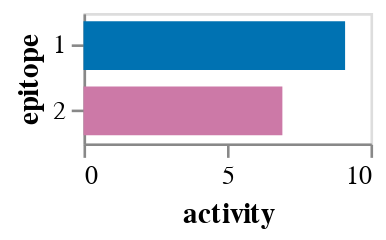
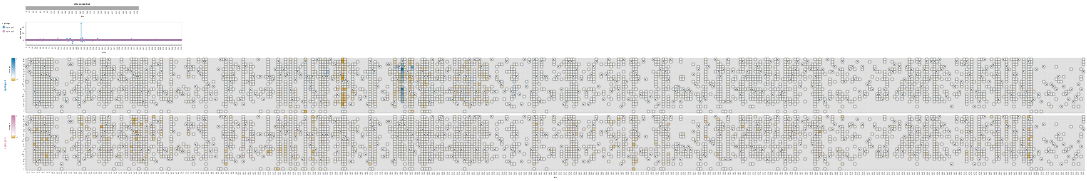

Notebook code for these charts, in order:
### Code cell
prob_escape = pd.read_csv(
    "results/prob_escape/libA_221223_1_AUSAB-07_1_prob_escape.csv", keep_default_na=False, na_values="nan"
).query(
    "`no-antibody_count` >= no_antibody_count_threshold"
)  # filter for those with sufficient no-antibody counts
assert prob_escape.notnull().all().all()

prob_escape_filtered_07 = prob_escape.loc[(prob_escape['antibody_concentration'] == 0.0010) |
                                       (prob_escape['antibody_concentration'] == 0.0015) |
                                       (prob_escape['antibody_concentration'] == 0.0023) |
                                       (prob_escape['antibody_concentration'] == 0.0034)
                                      ]

reference_sites = pd.read_csv("data/site_map.csv")["reference_site"].tolist()

model_07 = polyclonal.Polyclonal(
    n_epitopes=2,
    data_to_fit=prob_escape_filtered_07.rename(
        columns={
            "antibody_concentration": "concentration",
            "aa_substitutions_reference": "aa_substitutions",
        }
    ),
    alphabet=polyclonal.AAS_WITHSTOP_WITHGAP,
    sites=reference_sites,
    spatial_distances=spatial_distances,
)

# fit model
opt_res = model_07.fit(
    logfreq=200,
    reg_escape_weight=0.1,
    reg_uniqueness_weight=0,
    reg_uniqueness2_weight=1,
    reg_spatial_weight=0.0,
    reg_spatial2_weight=0.0005,
)

# display results
display(model_07.activity_wt_barplot())
display(model_07.mut_escape_plot(addtl_slider_stats={"times_seen": 3}, init_floor_at_zero=False))

### Figure 1 — Vega-Lite specification as saved in the notebook (floating-point values rounded to 4 significant figures)
{"config": {"view": {"continuousWidth": 400, "continuousHeight": 300}, "axis": {"grid": false}}, "data": {"name": "data-0c0b2760de236d25bef24a774fd7f5d2"}, "mark": {"type": "bar", "size": 18.75}, "encoding": {"color": {"field": "epitope", "legend": null, "scale": {"domain": ["1", "2"], "range": ["#0072B2", "#CC79A7"]}, "type": "nominal"}, "tooltip": [{"field": "epitope", "type": "nominal"}, {"field": "activity", "format": ".2f", "type": "quantitative"}], "x": {"field": "activity", "title": "activity", "type": "quantitative"}, "y": {"field": "epitope", "sort": ["1", "2"], "type": "nominal"}}, "height": {"step": 25}, "width": 110, "$schema": "https://vega.github.io/schema/vega-lite/v5.2.0.json", "datasets": {"data-0c0b2760de236d25bef24a774fd7f5d2": [{"epitope": "1", "activity": 9.115}, {"epitope": "2", "activity": 6.93}]}}

### Figure 2 — Vega-Lite specification as saved in the notebook (floating-point values rounded to 4 significant figures; data arrays with more than 128 entries replaced by an {"elided": "..."} marker saying what was removed)
{"config": {"view": {"continuousWidth": 400, "continuousHeight": 300}, "axis": {"grid": false, "labelOverlap": "parity"}, "padding": 10}, "vconcat": [{"data": {"name": "data-0a53800a1cce6313bf06d42fcfe47bbb"}, "mark": "rect", "encoding": {"color": {"value": "gray"}, "tooltip": [{"field": "site", "type": "nominal"}], "x": {"field": "site", "sort": {"field": "_stat_site_order", "order": "ascending"}, "type": "ordinal"}}, "height": 11, "params": [{"name": "parameter008", "select": {"type": "interval", "encodings": ["x"], "mark": {"stroke": "black", "strokeWidth": 2}}}, {"name": "floor_at_zero", "select": {"type": "point", "fields": ["floor"]}, "bind": {"input": "radio", "options": [0, -1.355], "labels": ["yes", "no"], "name": "floor escape at zero"}, "value": [{"floor": -1.355}]}, {"name": "parameter008", "select": {"type": "interval", "encodings": ["x"], "mark": {"stroke": "black", "strokeWidth": 2}}}, {"name": "parameter005", "select": {"type": "point", "fields": ["cutoff"]}, "bind": {"input": "range", "max": 200.0, "min": 1.0, "name": "minimum times_seen"}, "value": [{"cutoff": 3}]}, {"name": "parameter006", "select": {"type": "point", "fields": ["cutoff"]}, "bind": {"input": "range", "max": 7.178, "min": -1.355, "name": "minimum max of escape at site"}, "value": [{"cutoff": -1.355}]}], "title": "site zoom bar", "width": 500}, {"layer": [{"mark": {"type": "line", "opacity": 0.7, "size": 1}, "encoding": {"color": {"field": "epitope", "legend": {"orient": "left"}, "scale": {"domain": ["epitope 1", "epitope 2"], "range": ["#0072B2", "#CC79A7"]}, "type": "nominal"}, "tooltip": [{"field": "site", "type": "nominal"}, {"field": "epitope", "type": "nominal"}, {"field": "_stat_site_val", "format": ".3g", "title": "site escape", "type": "quantitative"}, {"field": "wildtype", "type": "nominal"}], "x": {"field": "site", "sort": {"field": "_stat_site_order", "order": "ascending"}, "type": "ordinal"}, "y": {"field": "_stat_site_val", "scale": {"zero": true}, "title": "site escape", "type": "quantitative"}}, "params": [{"name": "site_stat", "select": {"type": "point", "fields": ["_stat_site_stat"]}, "bind": {"input": "radio", "options": ["_stat_sum", "_stat_mean", "_stat_max", "_stat_min"], "labels": ["sum", "mean", "max", "min"], "name": "site escape statistic"}, "value": [{"_stat_site_stat": "_stat_sum"}]}, {"name": "parameter007", "select": {"type": "point", "fields": ["_stat_show_line"]}, "bind": {"input": "radio", "options": [true, false], "labels": ["yes", "no"], "name": "show line on site plot"}, "value": [{"_stat_show_line": true}]}, {"name": "floor_at_zero", "select": {"type": "point", "fields": ["floor"]}, "bind": {"input": "radio", "options": [0, -1.355], "labels": ["yes", "no"], "name": "floor escape at zero"}, "value": [{"floor": -1.355}]}, {"name": "parameter008", "select": {"type": "interval", "encodings": ["x"], "mark": {"stroke": "black", "strokeWidth": 2}}}, {"name": "parameter005", "select": {"type": "point", "fields": ["cutoff"]}, "bind": {"input": "range", "max": 200.0, "min": 1.0, "name": "minimum times_seen"}, "value": [{"cutoff": 3}]}, {"name": "parameter006", "select": {"type": "point", "fields": ["cutoff"]}, "bind": {"input": "range", "max": 7.178, "min": -1.355, "name": "minimum max of escape at site"}, "value": [{"cutoff": -1.355}]}], "transform": [{"lookup": "site", "from": {"data": {"name": "data-522979d0c58a1371ae01d28bb08a462a"}, "key": "site", "fields": ["wildtype", "_stat_site_order"]}}, {"calculate": "max(datum['escape'],floor_at_zero['floor'])", "as": "_stat"}, {"filter": "((datum['times_seen'] >= (parameter005['cutoff'] - 1e-06)) || (!isNumber(datum['times_seen'])))"}, {"joinaggregate": [{"op": "max", "field": "_stat", "as": "_stat_site_max"}], "groupby": ["site"]}, {"filter": "((datum['_stat_site_max'] >= (parameter006['cutoff'] - 1e-06)) || (!isNumber(datum['_stat_site_max'])))"}, {"calculate": "(datum.wildtype !== datum.mutant)", "as": "_stat_not_wildtype"}, {"joinaggregate": [{"op": "max", "field": "_stat_not_wildtype", "as": "_stat_site_has_non_wildtype"}], "groupby": ["site"]}, {"filter": "datum['_stat_site_has_non_wildtype']"}, {"filter": {"param": "parameter008"}}, {"filter": "(datum.wildtype !== datum.mutant)"}, {"aggregate": [{"op": "sum", "field": "_stat", "as": "_stat_sum"}, {"op": "mean", "field": "_stat", "as": "_stat_mean"}, {"op": "max", "field": "_stat", "as": "_stat_max"}, {"op": "min", "field": "_stat", "as": "_stat_min"}], "groupby": ["site", "wildtype", "_stat_site_order", "epitope"]}, {"fold": ["_stat_sum", "_stat_mean", "_stat_max", "_stat_min"], "as": ["_stat_site_stat", "_stat_site_val"]}, {"filter": {"param": "site_stat"}}, {"calculate": "true", "as": "_stat_show_line"}, {"filter": {"param": "parameter007"}}]}, {"mark": {"type": "circle", "opacity": 0.7}, "encoding": {"color": {"field": "epitope", "legend": {"orient": "left"}, "scale": {"domain": ["epitope 1", "epitope 2"], "range": ["#0072B2", "#CC79A7"]}, "type": "nominal"}, "tooltip": [{"field": "site", "type": "nominal"}, {"field": "epitope", "type": "nominal"}, {"field": "_stat_site_val", "format": ".3g", "title": "site escape", "type": "quantitative"}, {"field": "wildtype", "type": "nominal"}], "x": {"field": "site", "sort": {"field": "_stat_site_order", "order": "ascending"}, "type": "ordinal"}, "y": {"field": "_stat_site_val", "scale": {"zero": true}, "title": "site escape", "type": "quantitative"}}, "transform": [{"lookup": "site", "from": {"data": {"name": "data-522979d0c58a1371ae01d28bb08a462a"}, "key": "site", "fields": ["wildtype", "_stat_site_order"]}}, {"calculate": "max(datum['escape'],floor_at_zero['floor'])", "as": "_stat"}, {"filter": "((datum['times_seen'] >= (parameter005['cutoff'] - 1e-06)) || (!isNumber(datum['times_seen'])))"}, {"joinaggregate": [{"op": "max", "field": "_stat", "as": "_stat_site_max"}], "groupby": ["site"]}, {"filter": "((datum['_stat_site_max'] >= (parameter006['cutoff'] - 1e-06)) || (!isNumber(datum['_stat_site_max'])))"}, {"calculate": "(datum.wildtype !== datum.mutant)", "as": "_stat_not_wildtype"}, {"joinaggregate": [{"op": "max", "field": "_stat_not_wildtype", "as": "_stat_site_has_non_wildtype"}], "groupby": ["site"]}, {"filter": "datum['_stat_site_has_non_wildtype']"}, {"filter": {"param": "parameter008"}}, {"filter": "(datum.wildtype !== datum.mutant)"}, {"aggregate": [{"op": "sum", "field": "_stat", "as": "_stat_sum"}, {"op": "mean", "field": "_stat", "as": "_stat_mean"}, {"op": "max", "field": "_stat", "as": "_stat_max"}, {"op": "min", "field": "_stat", "as": "_stat_min"}], "groupby": ["site", "wildtype", "_stat_site_order", "epitope"]}, {"fold": ["_stat_sum", "_stat_mean", "_stat_max", "_stat_min"], "as": ["_stat_site_stat", "_stat_site_val"]}, {"filter": {"param": "site_stat"}}]}], "data": {"name": "data-4cf9983a6bd2974c3fbcd5b0a8ae53d2"}, "height": 100, "width": 690}, {"vconcat": [{"layer": [{"mark": {"type": "rect", "color": "gray", "opacity": 0.25}, "encoding": {"x": {"field": "site", "sort": {"field": "_stat_site_order", "order": "ascending"}, "type": "ordinal"}, "y": {"field": "mutant", "scale": {"domain": ["R", "K", "H", "D", "E", "Q", "N", "S", "T", "Y", "W", "F", "A", "I", "L", "M", "V", "G", "P", "C", "-", "*"]}, "sort": ["R", "K", "H", "D", "E", "Q", "N", "S", "T", "Y", "W", "F", "A", "I", "L", "M", "V", "G", "P", "C", "-", "*"], "title": null, "type": "nominal"}}, "params": [{"name": "floor_at_zero", "select": {"type": "point", "fields": ["floor"]}, "bind": {"input": "radio", "options": [0, -1.355], "labels": ["yes", "no"], "name": "floor escape at zero"}, "value": [{"floor": -1.355}]}, {"name": "parameter008", "select": {"type": "interval", "encodings": ["x"], "mark": {"stroke": "black", "strokeWidth": 2}}}, {"name": "parameter005", "select": {"type": "point", "fields": ["cutoff"]}, "bind": {"input": "range", "max": 200.0, "min": 1.0, "name": "minimum times_seen"}, "value": [{"cutoff": 3}]}, {"name": "parameter006", "select": {"type": "point", "fields": ["cutoff"]}, "bind": {"input": "range", "max": 7.178, "min": -1.355, "name": "minimum max of escape at site"}, "value": [{"cutoff": -1.355}]}], "transform": [{"lookup": "site", "from": {"data": {"name": "data-522979d0c58a1371ae01d28bb08a462a"}, "key": "site", "fields": ["wildtype", "_stat_site_order"]}}, {"calculate": "max(datum['escape'],floor_at_zero['floor'])", "as": "_stat"}, {"filter": "((datum['times_seen'] >= (parameter005['cutoff'] - 1e-06)) || (!isNumber(datum['times_seen'])))"}, {"joinaggregate": [{"op": "max", "field": "_stat", "as": "_stat_site_max"}], "groupby": ["site"]}, {"filter": "((datum['_stat_site_max'] >= (parameter006['cutoff'] - 1e-06)) || (!isNumber(datum['_stat_site_max'])))"}, {"calculate": "(datum.wildtype !== datum.mutant)", "as": "_stat_not_wildtype"}, {"joinaggregate": [{"op": "max", "field": "_stat_not_wildtype", "as": "_stat_site_has_non_wildtype"}], "groupby": ["site"]}, {"filter": "datum['_stat_site_has_non_wildtype']"}, {"filter": {"param": "parameter008"}}, {"impute": "_stat_dummy", "key": "mutant", "groupby": ["site"], "keyvals": ["R", "K", "H", "D", "E", "Q", "N", "S", "T", "Y", "W", "F", "A", "I", "L", "M", "V", "G", "P", "C", "-", "*"], "value": null}]}, {"mark": "rect", "encoding": {"color": {"field": "_stat", "legend": {"gradientLength": 100, "gradientStrokeColor": "black", "gradientStrokeWidth": 0.5, "orient": "left", "title": "escape", "titleOrient": "left"}, "scale": {"domainMax": 7.178, "domainMid": 0, "domainMin": {"expr": "floor_at_zero.floor"}, "nice": false, "range": ["#e69f00", "#e7a40d", "#e9a91b", "#eaae28", "#ebb336", "#edb843", "#eebd51", "#efc25e", "#f1c76b", "#f2cc79", "#f3d286", "#f4d794", "#f6dca1", "#f7e1ae", "#f8e6bc", "#faebc9", "#fbf0d7", "#fcf5e4", "#fefaf2", "#ffffff", "#f2f8fb", "#e4f0f7", "#d7e9f3", "#c9e1ef", "#bcdaeb", "#aed2e7", "#a1cbe3", "#94c4df", "#86bcdb", "#79b5d6", "#6badd2", "#5ea6ce", "#519fca", "#4397c6", "#3690c2", "#2888be", "#1b81ba", "#0d79b6", "#0072b2"], "type": "linear", "zero": true}, "type": "quantitative"}, "stroke": {"value": "black"}, "tooltip": [{"field": "site", "type": "nominal"}, {"field": "wildtype", "type": "nominal"}, {"field": "mutant", "type": "nominal"}, {"field": "escape", "format": ".3g", "type": "quantitative"}, {"field": "epitope", "type": "nominal"}, {"field": "times_seen", "format": ".3g", "type": "quantitative"}], "x": {"axis": {"labels": false, "ticks": false, "title": null}, "field": "site", "sort": {"field": "_stat_site_order", "order": "ascending"}, "type": "ordinal"}, "y": {"field": "mutant", "scale": {"domain": ["R", "K", "H", "D", "E", "Q", "N", "S", "T", "Y", "W", "F", "A", "I", "L", "M", "V", "G", "P", "C", "-", "*"]}, "sort": ["R", "K", "H", "D", "E", "Q", "N", "S", "T", "Y", "W", "F", "A", "I", "L", "M", "V", "G", "P", "C", "-", "*"], "title": null, "type": "nominal"}}, "title": {"text": "epitope 1", "anchor": "middle", "color": "#0072B2", "orient": "left"}, "transform": [{"lookup": "site", "from": {"data": {"name": "data-522979d0c58a1371ae01d28bb08a462a"}, "key": "site", "fields": ["wildtype", "_stat_site_order"]}}, {"calculate": "max(datum['escape'],floor_at_zero['floor'])", "as": "_stat"}, {"filter": "((datum['times_seen'] >= (parameter005['cutoff'] - 1e-06)) || (!isNumber(datum['times_seen'])))"}, {"joinaggregate": [{"op": "max", "field": "_stat", "as": "_stat_site_max"}], "groupby": ["site"]}, {"filter": "((datum['_stat_site_max'] >= (parameter006['cutoff'] - 1e-06)) || (!isNumber(datum['_stat_site_max'])))"}, {"calculate": "(datum.wildtype !== datum.mutant)", "as": "_stat_not_wildtype"}, {"joinaggregate": [{"op": "max", "field": "_stat_not_wildtype", "as": "_stat_site_has_non_wildtype"}], "groupby": ["site"]}, {"filter": "datum['_stat_site_has_non_wildtype']"}, {"filter": {"param": "parameter008"}}, {"filter": "(datum['epitope'] === 'epitope 1')"}]}, {"mark": {"type": "text", "color": "black", "text": "x"}, "encoding": {"x": {"field": "site", "sort": {"field": "_stat_site_order", "order": "ascending"}, "type": "ordinal"}, "y": {"field": "mutant", "scale": {"domain": ["R", "K", "H", "D", "E", "Q", "N", "S", "T", "Y", "W", "F", "A", "I", "L", "M", "V", "G", "P", "C", "-", "*"]}, "sort": ["R", "K", "H", "D", "E", "Q", "N", "S", "T", "Y", "W", "F", "A", "I", "L", "M", "V", "G", "P", "C", "-", "*"], "title": null, "type": "nominal"}}, "transform": [{"lookup": "site", "from": {"data": {"name": "data-522979d0c58a1371ae01d28bb08a462a"}, "key": "site", "fields": ["wildtype", "_stat_site_order"]}}, {"calculate": "max(datum['escape'],floor_at_zero['floor'])", "as": "_stat"}, {"filter": "((datum['times_seen'] >= (parameter005['cutoff'] - 1e-06)) || (!isNumber(datum['times_seen'])))"}, {"joinaggregate": [{"op": "max", "field": "_stat", "as": "_stat_site_max"}], "groupby": ["site"]}, {"filter": "((datum['_stat_site_max'] >= (parameter006['cutoff'] - 1e-06)) || (!isNumber(datum['_stat_site_max'])))"}, {"calculate": "(datum.wildtype !== datum.mutant)", "as": "_stat_not_wildtype"}, {"joinaggregate": [{"op": "max", "field": "_stat_not_wildtype", "as": "_stat_site_has_non_wildtype"}], "groupby": ["site"]}, {"filter": "datum['_stat_site_has_non_wildtype']"}, {"filter": {"param": "parameter008"}}, {"filter": "(datum.wildtype === datum.mutant)"}]}], "height": {"step": 11}, "width": {"step": 11}}, {"layer": [{"mark": {"type": "rect", "color": "gray", "opacity": 0.25}, "encoding": {"x": {"field": "site", "sort": {"field": "_stat_site_order", "order": "ascending"}, "type": "ordinal"}, "y": {"field": "mutant", "scale": {"domain": ["R", "K", "H", "D", "E", "Q", "N", "S", "T", "Y", "W", "F", "A", "I", "L", "M", "V", "G", "P", "C", "-", "*"]}, "sort": ["R", "K", "H", "D", "E", "Q", "N", "S", "T", "Y", "W", "F", "A", "I", "L", "M", "V", "G", "P", "C", "-", "*"], "title": null, "type": "nominal"}}, "params": [{"name": "floor_at_zero", "select": {"type": "point", "fields": ["floor"]}, "bind": {"input": "radio", "options": [0, -1.355], "labels": ["yes", "no"], "name": "floor escape at zero"}, "value": [{"floor": -1.355}]}, {"name": "parameter008", "select": {"type": "interval", "encodings": ["x"], "mark": {"stroke": "black", "strokeWidth": 2}}}, {"name": "parameter005", "select": {"type": "point", "fields": ["cutoff"]}, "bind": {"input": "range", "max": 200.0, "min": 1.0, "name": "minimum times_seen"}, "value": [{"cutoff": 3}]}, {"name": "parameter006", "select": {"type": "point", "fields": ["cutoff"]}, "bind": {"input": "range", "max": 7.178, "min": -1.355, "name": "minimum max of escape at site"}, "value": [{"cutoff": -1.355}]}], "transform": [{"lookup": "site", "from": {"data": {"name": "data-522979d0c58a1371ae01d28bb08a462a"}, "key": "site", "fields": ["wildtype", "_stat_site_order"]}}, {"calculate": "max(datum['escape'],floor_at_zero['floor'])", "as": "_stat"}, {"filter": "((datum['times_seen'] >= (parameter005['cutoff'] - 1e-06)) || (!isNumber(datum['times_seen'])))"}, {"joinaggregate": [{"op": "max", "field": "_stat", "as": "_stat_site_max"}], "groupby": ["site"]}, {"filter": "((datum['_stat_site_max'] >= (parameter006['cutoff'] - 1e-06)) || (!isNumber(datum['_stat_site_max'])))"}, {"calculate": "(datum.wildtype !== datum.mutant)", "as": "_stat_not_wildtype"}, {"joinaggregate": [{"op": "max", "field": "_stat_not_wildtype", "as": "_stat_site_has_non_wildtype"}], "groupby": ["site"]}, {"filter": "datum['_stat_site_has_non_wildtype']"}, {"filter": {"param": "parameter008"}}, {"impute": "_stat_dummy", "key": "mutant", "groupby": ["site"], "keyvals": ["R", "K", "H", "D", "E", "Q", "N", "S", "T", "Y", "W", "F", "A", "I", "L", "M", "V", "G", "P", "C", "-", "*"], "value": null}]}, {"mark": "rect", "encoding": {"color": {"field": "_stat", "legend": {"gradientLength": 100, "gradientStrokeColor": "black", "gradientStrokeWidth": 0.5, "orient": "left", "title": "escape", "titleOrient": "left"}, "scale": {"domainMax": 7.178, "domainMid": 0, "domainMin": {"expr": "floor_at_zero.floor"}, "nice": false, "range": ["#e69f00", "#e7a40d", "#e9a91b", "#eaae28", "#ebb336", "#edb843", "#eebd51", "#efc25e", "#f1c76b", "#f2cc79", "#f3d286", "#f4d794", "#f6dca1", "#f7e1ae", "#f8e6bc", "#faebc9", "#fbf0d7", "#fcf5e4", "#fefaf2", "#ffffff", "#fcf8fa", "#faf1f6", "#f7eaf1", "#f4e3ec", "#f2dce8", "#efd5e3", "#eccedf", "#eac7da", "#e7c0d5", "#e4b8d1", "#e1b1cc", "#dfaac7", "#dca3c3", "#d99cbe", "#d795ba", "#d48eb5", "#d187b0", "#cf80ac", "#cc79a7"], "type": "linear", "zero": true}, "type": "quantitative"}, "stroke": {"value": "black"}, "tooltip": [{"field": "site", "type": "nominal"}, {"field": "wildtype", "type": "nominal"}, {"field": "mutant", "type": "nominal"}, {"field": "escape", "format": ".3g", "type": "quantitative"}, {"field": "epitope", "type": "nominal"}, {"field": "times_seen", "format": ".3g", "type": "quantitative"}], "x": {"axis": {"labels": true, "ticks": true, "title": "site"}, "field": "site", "sort": {"field": "_stat_site_order", "order": "ascending"}, "type": "ordinal"}, "y": {"field": "mutant", "scale": {"domain": ["R", "K", "H", "D", "E", "Q", "N", "S", "T", "Y", "W", "F", "A", "I", "L", "M", "V", "G", "P", "C", "-", "*"]}, "sort": ["R", "K", "H", "D", "E", "Q", "N", "S", "T", "Y", "W", "F", "A", "I", "L", "M", "V", "G", "P", "C", "-", "*"], "title": null, "type": "nominal"}}, "title": {"text": "epitope 2", "anchor": "middle", "color": "#CC79A7", "orient": "left"}, "transform": [{"lookup": "site", "from": {"data": {"name": "data-522979d0c58a1371ae01d28bb08a462a"}, "key": "site", "fields": ["wildtype", "_stat_site_order"]}}, {"calculate": "max(datum['escape'],floor_at_zero['floor'])", "as": "_stat"}, {"filter": "((datum['times_seen'] >= (parameter005['cutoff'] - 1e-06)) || (!isNumber(datum['times_seen'])))"}, {"joinaggregate": [{"op": "max", "field": "_stat", "as": "_stat_site_max"}], "groupby": ["site"]}, {"filter": "((datum['_stat_site_max'] >= (parameter006['cutoff'] - 1e-06)) || (!isNumber(datum['_stat_site_max'])))"}, {"calculate": "(datum.wildtype !== datum.mutant)", "as": "_stat_not_wildtype"}, {"joinaggregate": [{"op": "max", "field": "_stat_not_wildtype", "as": "_stat_site_has_non_wildtype"}], "groupby": ["site"]}, {"filter": "datum['_stat_site_has_non_wildtype']"}, {"filter": {"param": "parameter008"}}, {"filter": "(datum['epitope'] === 'epitope 2')"}]}, {"mark": {"type": "text", "color": "black", "text": "x"}, "encoding": {"x": {"field": "site", "sort": {"field": "_stat_site_order", "order": "ascending"}, "type": "ordinal"}, "y": {"field": "mutant", "scale": {"domain": ["R", "K", "H", "D", "E", "Q", "N", "S", "T", "Y", "W", "F", "A", "I", "L", "M", "V", "G", "P", "C", "-", "*"]}, "sort": ["R", "K", "H", "D", "E", "Q", "N", "S", "T", "Y", "W", "F", "A", "I", "L", "M", "V", "G", "P", "C", "-", "*"], "title": null, "type": "nominal"}}, "transform": [{"lookup": "site", "from": {"data": {"name": "data-522979d0c58a1371ae01d28bb08a462a"}, "key": "site", "fields": ["wildtype", "_stat_site_order"]}}, {"calculate": "max(datum['escape'],floor_at_zero['floor'])", "as": "_stat"}, {"filter": "((datum['times_seen'] >= (parameter005['cutoff'] - 1e-06)) || (!isNumber(datum['times_seen'])))"}, {"joinaggregate": [{"op": "max", "field": "_stat", "as": "_stat_site_max"}], "groupby": ["site"]}, {"filter": "((datum['_stat_site_max'] >= (parameter006['cutoff'] - 1e-06)) || (!isNumber(datum['_stat_site_max'])))"}, {"calculate": "(datum.wildtype !== datum.mutant)", "as": "_stat_not_wildtype"}, {"joinaggregate": [{"op": "max", "field": "_stat_not_wildtype", "as": "_stat_site_has_non_wildtype"}], "groupby": ["site"]}, {"filter": "datum['_stat_site_has_non_wildtype']"}, {"filter": {"param": "parameter008"}}, {"filter": "(datum.wildtype === datum.mutant)"}]}], "height": {"step": 11}, "width": {"step": 11}}], "data": {"name": "data-4cf9983a6bd2974c3fbcd5b0a8ae53d2"}, "resolve": {"scale": {"color": "independent", "x": "shared"}}, "spacing": 10}], "resolve": {"scale": {"color": "independent"}}, "$schema": "https://vega.github.io/schema/vega-lite/v5.2.0.json", "datasets": {"data-0a53800a1cce6313bf06d42fcfe47bbb": {"elided": "502 records"}, "data-4cf9983a6bd2974c3fbcd5b0a8ae53d2": {"elided": "7490 records"}, "data-522979d0c58a1371ae01d28bb08a462a": {"elided": "502 records"}}}
